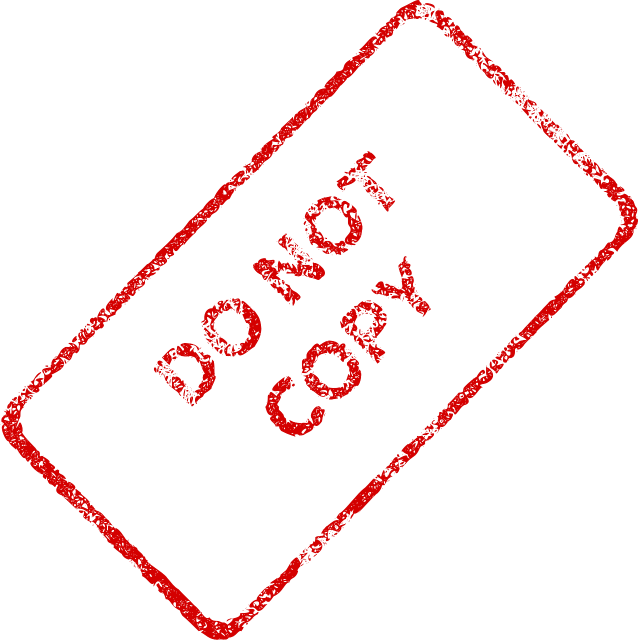
#> input picture watermark.png, 1276 x 1280 px, given as the content of the folder ./images, which was not available (shown at 1/2 size)
$ python main.py
#> lines starting #> are read from the running program, lines starting #| are printed output that depends on the picture; pictures that were not available may be replaced by others from this repository, and a replacement may not be noted
import os
from PIL import Image
from PIL.ExifTags import TAGS

input_folder = "./images"
output_folder = "./images-with-watermark"
watermark_image_path = "./watermark.png"

os.makedirs(output_folder, exist_ok=True)

def apply_exif_orientation(image):
    try:
        exif_data = image.getexif()

        if exif_data:
            for tag, value in exif_data.items():
                if TAGS.get(tag) == 'Orientation':
                    exif_orientation = value
                    if exif_orientation == 3:
                        image = image.rotate(180, expand=True)
                    elif exif_orientation == 6:
                        image = image.rotate(270, expand=True)
                    elif exif_orientation == 8:
                        image = image.rotate(90, expand=True)
                    break

    except (AttributeError, KeyError, IndexError):
        pass
    return image

def add_watermark(image_path, output_path, watermark_path):
#> called with image_path = './images/watermark.png', output_path = './images-with-watermark/watermark.png', watermark_path = './watermark.png'
    base_image = Image.open(image_path).convert("RGBA")
#> base_image is the input picture: PIL image 1276x1280 RGBA; mean R, G, B, A 17.7, 2.8, 2.8, 15.9
    base_image = apply_exif_orientation(base_image)
    watermark = Image.open(watermark_path).convert("RGBA")

    base_width, base_height = base_image.size
#> base_width = 1276; base_height = 1280
    watermark_width = int(base_width * 0.8)
#> watermark_width = 1020
    watermark_aspect_ratio = watermark.size[1] / watermark.size[0]
#> watermark_aspect_ratio = 1
    watermark_height = int(watermark_width * watermark_aspect_ratio)
#> watermark_height = 1023
    watermark = watermark.resize((watermark_width, watermark_height), Image.Resampling.LANCZOS)
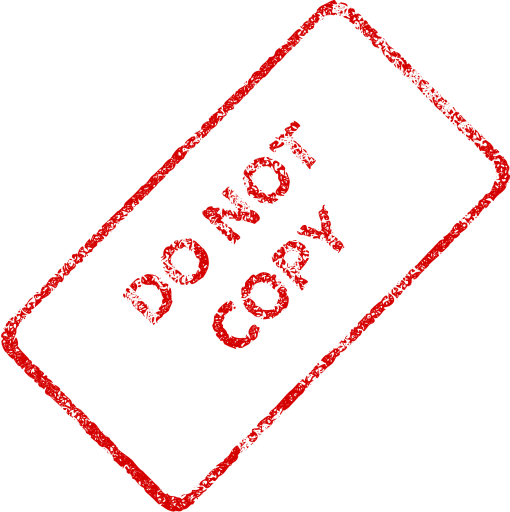
#> watermark: PIL image 1020x1023 RGBA (shown at 1/2 size); mean R, G, B, A 20.4, 2.2, 2.2, 15.9; transparent parts drawn white

    x = (base_width - watermark_width) // 2
#> x = 128
    y = (base_height - watermark_height) // 2
#> y = 128

    transparent_layer = Image.new("RGBA", base_image.size, (255, 255, 255, 0))
    transparent_layer.paste(watermark, (x, y), watermark)
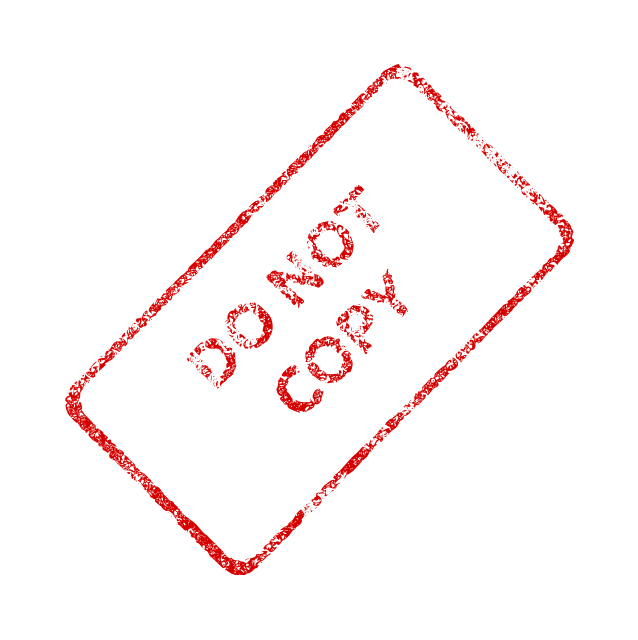
#> transparent_layer: PIL image 1276x1280 RGBA (shown at 1/2 size); mean R, G, B, A 253.3, 245, 245, 9.1; transparent parts drawn white

    combined_image = Image.alpha_composite(base_image, transparent_layer)
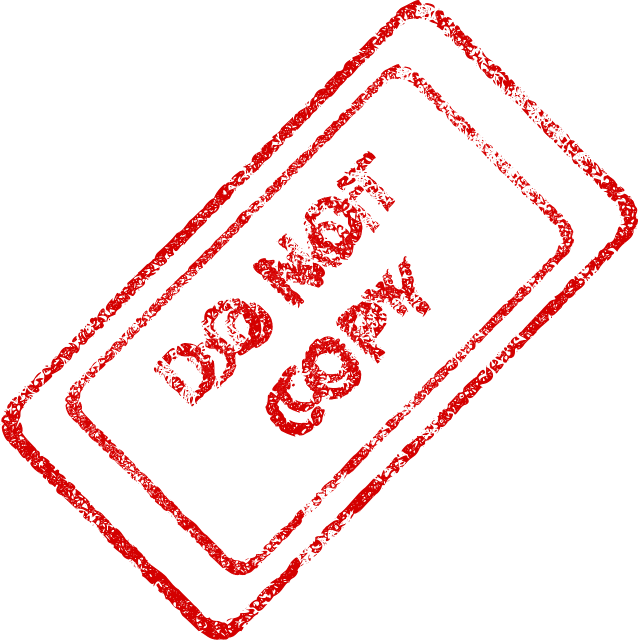
#> combined_image: PIL image 1276x1280 RGBA (shown at 1/2 size); mean R, G, B, A 27.6, 5.2, 5.2, 24.3; transparent parts drawn white

    combined_image = combined_image.convert("RGB")
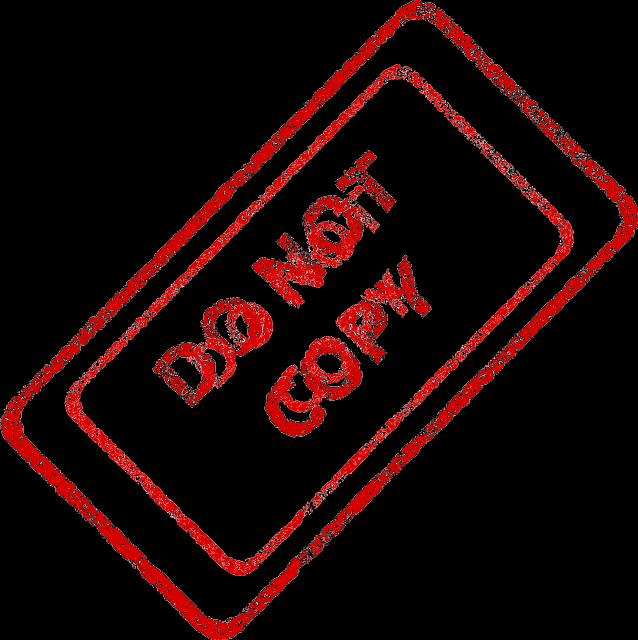
#> combined_image: PIL image 1276x1280 RGB (shown at 1/2 size); mean R, G, B 27.6, 5.2, 5.2
    combined_image.save(output_path)

def process_images():
    for filename in os.listdir(input_folder):
        input_path = os.path.join(input_folder, filename)

        if filename.lower().endswith(('.png', '.jpg', '.jpeg', '.bmp', '.gif')):
            output_path = os.path.join(output_folder, filename)
            add_watermark(input_path, output_path, watermark_image_path)
            print(f"Processed: {output_folder}/{filename}")

if __name__ == "__main__":
    process_images()
